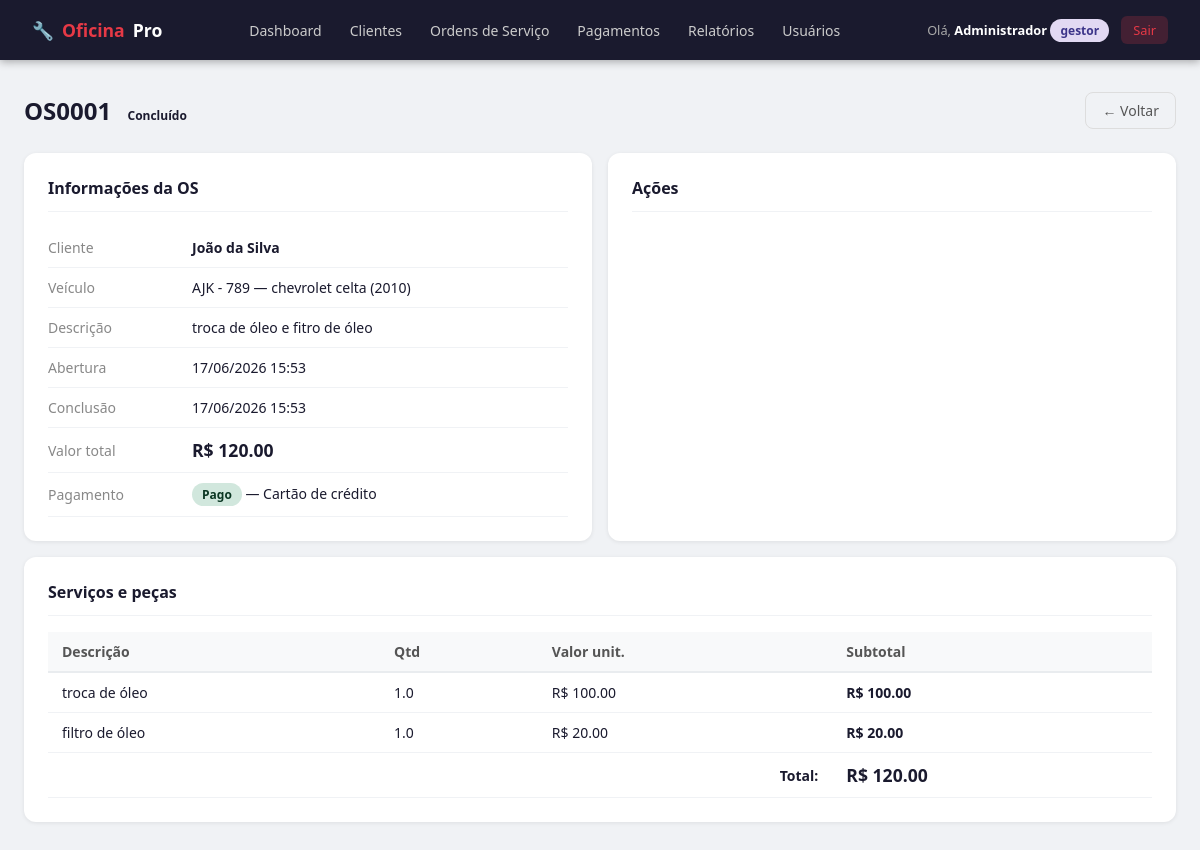
Page /ordens/1 (signed in) on the committed database.
### app.py (models this page shows)
class OrdemServico(db.Model):
    id = db.Column(db.Integer, primary_key=True)
    numero = db.Column(db.String(10), unique=True, nullable=False)
    descricao = db.Column(db.Text, nullable=False)
    status = db.Column(db.String(20), default='Em aberto')
    valor_total = db.Column(db.Float, default=0.0)
    forma_pagamento = db.Column(db.String(20))
    status_pagamento = db.Column(db.String(20), default='Pendente')
    data_abertura = db.Column(db.DateTime, default=agora)
    data_conclusao = db.Column(db.DateTime)
    data_pagamento = db.Column(db.DateTime)
    motivo_cancelamento = db.Column(db.Text)
    veiculo_id = db.Column(db.Integer, db.ForeignKey('veiculo.id'), nullable=False)
    itens = db.relationship('ItemOS', backref='ordem', lazy=True, cascade='all, delete-orphan')

class Cliente(db.Model):
    id = db.Column(db.Integer, primary_key=True)
    nome = db.Column(db.String(100), nullable=False)
    cpf = db.Column(db.String(14), unique=True, nullable=False)
    telefone = db.Column(db.String(20))
    email = db.Column(db.String(100))
    criado_em = db.Column(db.DateTime, default=agora)
    veiculos = db.relationship('Veiculo', backref='cliente', lazy=True)

class Veiculo(db.Model):
    id = db.Column(db.Integer, primary_key=True)
    placa = db.Column(db.String(10), unique=True, nullable=False)
    marca = db.Column(db.String(50), nullable=False)
    modelo = db.Column(db.String(50), nullable=False)
    ano = db.Column(db.Integer, nullable=False)
    cor = db.Column(db.String(30))
    cliente_id = db.Column(db.Integer, db.ForeignKey('cliente.id'), nullable=False)
    ordens = db.relationship('OrdemServico', backref='veiculo', lazy=True)

class ItemOS(db.Model):
    id = db.Column(db.Integer, primary_key=True)
    descricao = db.Column(db.String(200), nullable=False)
    quantidade = db.Column(db.Float, nullable=False, default=1)
    valor_unitario = db.Column(db.Float, nullable=False)
    ordem_id = db.Column(db.Integer, db.ForeignKey('ordem_servico.id'), nullable=False)
    @property
    def subtotal(self):
        return self.quantidade * self.valor_unitario

### app.py (the view)
@app.route('/ordens/<int:id>')
@login_required
def ver_ordem(id):
    os = OrdemServico.query.get_or_404(id)
    return render_template('ordem_ver.html', os=os)

### app.py (called while the page is built)
def login_required(f):
    from functools import wraps
    @wraps(f)
    def decorated(*args, **kwargs):
        if 'usuario_id' not in session:
            return redirect(url_for('login'))
        return f(*args, **kwargs)
    return decorated

### templates/ordem_ver.html (shortened to what this page needs)
{% extends 'base.html' %}
{% block content %}
<div class="page-header">
  <h1 class="page-title">{{ os.numero }} <span class="badge badge-{{ os.status|lower|replace(' ','') }}">{{ os.status }}</span></h1>
  <a href="{{ url_for('ordens') }}" class="btn btn-outline">← Voltar</a>
</div>
<div style="display:grid;grid-template-columns:1fr 1fr;gap:1rem;">
  <div class="card">
    <div class="card-title">Informações da OS</div>
    <table style="font-size:.875rem;">
      <tr><td style="color:#888;padding:4px 0;width:130px;">Cliente</td><td><strong>{{ os.veiculo.cliente.nome }}</strong></td></tr>
      <tr><td style="color:#888;padding:4px 0;">Veículo</td><td>{{ os.veiculo.placa }} — {{ os.veiculo.marca }} {{ os.veiculo.modelo }} ({{ os.veiculo.ano }})</td></tr>
      <tr><td style="color:#888;padding:4px 0;">Descrição</td><td>{{ os.descricao }}</td></tr>
      <tr><td style="color:#888;padding:4px 0;">Abertura</td><td>{{ os.data_abertura.strftime('%d/%m/%Y %H:%M') }}</td></tr>
      {% if os.data_conclusao %}<tr><td style="color:#888;padding:4px 0;">Conclusão</td><td>{{ os.data_conclusao.strftime('%d/%m/%Y %H:%M') }}</td></tr>{% endif %}
      <tr><td style="color:#888;padding:4px 0;">Valor total</td><td><strong style="font-size:1.1rem;">R$ {{ "%.2f"|format(os.valor_total) }}</strong></td></tr>
      <tr><td style="color:#888;padding:4px 0;">Pagamento</td><td><span class="badge badge-{{ os.status_pagamento|lower }}">{{ os.status_pagamento }}</span> {% if os.forma_pagamento %}— {{ os.forma_pagamento }}{% endif %}</td></tr>
    </table>
  </div>
  <div class="card">
    <div class="card-title">Ações</div>
  </div>
</div>
<div class="card">
  <div class="card-title">Serviços e peças</div>
  {% if os.itens %}
  <div class="table-wrap">
    <table>
      <thead><tr><th>Descrição</th><th>Qtd</th><th>Valor unit.</th><th>Subtotal</th>{% if os.status not in ['Concluído','Cancelado'] %}<th></th>{% endif %}</tr></thead>
      <tbody>
        {% for item in os.itens %}
        <tr>
          <td>{{ item.descricao }}</td>
          <td>{{ item.quantidade }}</td>
          <td>R$ {{ "%.2f"|format(item.valor_unitario) }}</td>
          <td><strong>R$ {{ "%.2f"|format(item.subtotal) }}</strong></td>
        </tr>
        {% endfor %}
      </tbody>
      <tfoot>
        <tr><td colspan="3" style="text-align:right;font-weight:600;">Total:</td><td><strong style="font-size:1.1rem;">R$ {{ "%.2f"|format(os.valor_total) }}</strong></td>{% if os.status not in ['Concluído','Cancelado'] %}<td></td>{% endif %}</tr>
      </tfoot>
    </table>
  </div>
  {% else %}
  <div class="empty-state" style="padding:1.5rem;"><p>Nenhum item adicionado ainda.</p></div>
  {% endif %}
</div>
{% endblock %}

### templates/base.html (style rules this page uses)
* { box-sizing: border-box; margin: 0; padding: 0; }
body { font-family: 'Segoe UI', sans-serif; background: #f0f2f5; color: #1a1a2e; min-height: 100vh; }
.page-header { display: flex; align-items: center; justify-content: space-between; margin-bottom: 1.5rem; }
.page-title { font-size: 1.5rem; font-weight: 700; color: #1a1a2e; }
.card { background: #fff; border-radius: 12px; box-shadow: 0 1px 4px rgba(0,0,0,.08); padding: 1.5rem; margin-bottom: 1rem; }
.card-title { font-size: 1rem; font-weight: 600; color: #1a1a2e; margin-bottom: 1rem; padding-bottom: .75rem; border-bottom: 1px solid #f0f2f5; }
.table-wrap { overflow-x: auto; }
table { width: 100%; border-collapse: collapse; font-size: .875rem; }
th { background: #f8f9fa; text-align: left; padding: 10px 14px; font-weight: 600; color: #555; border-bottom: 2px solid #e9ecef; }
td { padding: 10px 14px; border-bottom: 1px solid #f0f2f5; vertical-align: middle; }
.btn { display: inline-flex; align-items: center; gap: 6px; padding: 8px 16px; border-radius: 8px; border: none; cursor: pointer; font-size: .875rem; font-weight: 500; text-decoration: none; transition: all .2s; }
.btn-outline { background: transparent; border: 1.5px solid #ddd; color: #555; }
.badge { display: inline-block; padding: 3px 10px; border-radius: 99px; font-size: .75rem; font-weight: 600; }
.badge-pago { background: #d1e7dd; color: #0a3622; }

### rows in the picture
OrdemServico: numero "OS0001", status "Concluído", descricao "troca de óleo e fitro de óleo", data_abertura "17/06/2026 15:53", data_conclusao "17/06/2026 15:53", valor_total "120.00", status_pagamento "Pago", forma_pagamento "Cartão de crédito"
Cliente: veiculo.cliente.nome "João da Silva"
Veiculo: veiculo.placa "AJK - 789", veiculo.marca "chevrolet", veiculo.modelo "celta", veiculo.ano "2010"
ItemOS: descricao "troca de óleo", quantidade "1.0", valor_unitario "100.00", subtotal "100.00"
ItemOS: descricao "filtro de óleo", quantidade "1.0", valor_unitario "20.00", subtotal "20.00"

### other values in the picture
{{ session.nome }} "Administrador"
{{ session.perfil }} "gestor"
